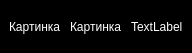
<?xml version="1.0" encoding="UTF-8"?>
<ui version="4.0">
 <class>Info</class>
 <widget class="QWidget" name="Info">
  <property name="geometry">
   <rect>
    <x>0</x>
    <y>0</y>
    <width>400</width>
    <height>300</height>
   </rect>
  </property>
  <property name="sizePolicy">
   <sizepolicy hsizetype="Preferred" vsizetype="Preferred">
    <horstretch>0</horstretch>
    <verstretch>0</verstretch>
   </sizepolicy>
  </property>
  <property name="palette">
   <palette>
    <active>
     <colorrole role="WindowText">
      <brush brushstyle="SolidPattern">
       <color alpha="255">
        <red>255</red>
        <green>255</green>
        <blue>255</blue>
       </color>
      </brush>
     </colorrole>
     <colorrole role="Button">
      <brush brushstyle="SolidPattern">
       <color alpha="255">
        <red>0</red>
        <green>0</green>
        <blue>0</blue>
       </color>
      </brush>
     </colorrole>
     <colorrole role="Light">
      <brush brushstyle="SolidPattern">
       <color alpha="255">
        <red>0</red>
        <green>0</green>
        <blue>0</blue>
       </color>
      </brush>
     </colorrole>
     <colorrole role="Text">
      <brush brushstyle="SolidPattern">
       <color alpha="255">
        <red>255</red>
        <green>85</green>
        <blue>255</blue>
       </color>
      </brush>
     </colorrole>
     <colorrole role="Base">
      <brush brushstyle="SolidPattern">
       <color alpha="255">
        <red>0</red>
        <green>0</green>
        <blue>0</blue>
       </color>
      </brush>
     </colorrole>
     <colorrole role="Window">
      <brush brushstyle="SolidPattern">
       <color alpha="255">
        <red>0</red>
        <green>0</green>
        <blue>0</blue>
       </color>
      </brush>
     </colorrole>
     <colorrole role="Highlight">
      <brush brushstyle="SolidPattern">
       <color alpha="255">
        <red>0</red>
        <green>0</green>
        <blue>0</blue>
       </color>
      </brush>
     </colorrole>
     <colorrole role="HighlightedText">
      <brush brushstyle="SolidPattern">
       <color alpha="255">
        <red>0</red>
        <green>0</green>
        <blue>0</blue>
       </color>
      </brush>
     </colorrole>
     <colorrole role="PlaceholderText">
      <brush brushstyle="SolidPattern">
       <color alpha="128">
        <red>0</red>
        <green>0</green>
        <blue>0</blue>
       </color>
      </brush>
     </colorrole>
    </active>
    <inactive>
     <colorrole role="WindowText">
      <brush brushstyle="SolidPattern">
       <color alpha="255">
        <red>255</red>
        <green>255</green>
        <blue>255</blue>
       </color>
      </brush>
     </colorrole>
     <colorrole role="Button">
      <brush brushstyle="SolidPattern">
       <color alpha="255">
        <red>0</red>
        <green>0</green>
        <blue>0</blue>
       </color>
      </brush>
     </colorrole>
     <colorrole role="Light">
      <brush brushstyle="SolidPattern">
       <color alpha="255">
        <red>0</red>
        <green>0</green>
        <blue>0</blue>
       </color>
      </brush>
     </colorrole>
     <colorrole role="Text">
      <brush brushstyle="SolidPattern">
       <color alpha="255">
        <red>255</red>
        <green>85</green>
        <blue>255</blue>
       </color>
      </brush>
     </colorrole>
     <colorrole role="Base">
      <brush brushstyle="SolidPattern">
       <color alpha="255">
        <red>0</red>
        <green>0</green>
        <blue>0</blue>
       </color>
      </brush>
     </colorrole>
     <colorrole role="Window">
      <brush brushstyle="SolidPattern">
       <color alpha="255">
        <red>0</red>
        <green>0</green>
        <blue>0</blue>
       </color>
      </brush>
     </colorrole>
     <colorrole role="Highlight">
      <brush brushstyle="SolidPattern">
       <color alpha="255">
        <red>0</red>
        <green>0</green>
        <blue>0</blue>
       </color>
      </brush>
     </colorrole>
     <colorrole role="HighlightedText">
      <brush brushstyle="SolidPattern">
       <color alpha="255">
        <red>0</red>
        <green>0</green>
        <blue>0</blue>
       </color>
      </brush>
     </colorrole>
     <colorrole role="PlaceholderText">
      <brush brushstyle="SolidPattern">
       <color alpha="128">
        <red>0</red>
        <green>0</green>
        <blue>0</blue>
       </color>
      </brush>
     </colorrole>
    </inactive>
    <disabled>
     <colorrole role="WindowText">
      <brush brushstyle="SolidPattern">
       <color alpha="255">
        <red>120</red>
        <green>120</green>
        <blue>120</blue>
       </color>
      </brush>
     </colorrole>
     <colorrole role="Button">
      <brush brushstyle="SolidPattern">
       <color alpha="255">
        <red>0</red>
        <green>0</green>
        <blue>0</blue>
       </color>
      </brush>
     </colorrole>
     <colorrole role="Light">
      <brush brushstyle="SolidPattern">
       <color alpha="255">
        <red>0</red>
        <green>0</green>
        <blue>0</blue>
       </color>
      </brush>
     </colorrole>
     <colorrole role="Text">
      <brush brushstyle="SolidPattern">
       <color alpha="255">
        <red>120</red>
        <green>120</green>
        <blue>120</blue>
       </color>
      </brush>
     </colorrole>
     <colorrole role="Base">
      <brush brushstyle="SolidPattern">
       <color alpha="255">
        <red>0</red>
        <green>0</green>
        <blue>0</blue>
       </color>
      </brush>
     </colorrole>
     <colorrole role="Window">
      <brush brushstyle="SolidPattern">
       <color alpha="255">
        <red>0</red>
        <green>0</green>
        <blue>0</blue>
       </color>
      </brush>
     </colorrole>
     <colorrole role="Highlight">
      <brush brushstyle="SolidPattern">
       <color alpha="255">
        <red>0</red>
        <green>120</green>
        <blue>215</blue>
       </color>
      </brush>
     </colorrole>
     <colorrole role="HighlightedText">
      <brush brushstyle="SolidPattern">
       <color alpha="255">
        <red>0</red>
        <green>0</green>
        <blue>0</blue>
       </color>
      </brush>
     </colorrole>
     <colorrole role="PlaceholderText">
      <brush brushstyle="SolidPattern">
       <color alpha="128">
        <red>0</red>
        <green>0</green>
        <blue>0</blue>
       </color>
      </brush>
     </colorrole>
    </disabled>
   </palette>
  </property>
  <property name="windowTitle">
   <string>Form</string>
  </property>
  <layout class="QHBoxLayout" name="horizontalLayout">
   <property name="spacing">
    <number>9</number>
   </property>
   <property name="sizeConstraint">
    <enum>QLayout::SetFixedSize</enum>
   </property>
   <property name="leftMargin">
    <number>9</number>
   </property>
   <property name="topMargin">
    <number>9</number>
   </property>
   <property name="rightMargin">
    <number>9</number>
   </property>
   <property name="bottomMargin">
    <number>9</number>
   </property>
   <item>
    <widget class="ButtonImage" name="labelPlay">
     <property name="sizePolicy">
      <sizepolicy hsizetype="Maximum" vsizetype="Maximum">
       <horstretch>0</horstretch>
       <verstretch>0</verstretch>
      </sizepolicy>
     </property>
     <property name="minimumSize">
      <size>
       <width>35</width>
       <height>35</height>
      </size>
     </property>
     <property name="cursor">
      <cursorShape>PointingHandCursor</cursorShape>
     </property>
     <property name="text">
      <string>Картинка</string>
     </property>
     <property name="scaledContents">
      <bool>true</bool>
     </property>
    </widget>
   </item>
   <item>
    <widget class="ButtonImage" name="labelPause">
     <property name="sizePolicy">
      <sizepolicy hsizetype="Maximum" vsizetype="Maximum">
       <horstretch>0</horstretch>
       <verstretch>0</verstretch>
      </sizepolicy>
     </property>
     <property name="minimumSize">
      <size>
       <width>35</width>
       <height>35</height>
      </size>
     </property>
     <property name="whatsThis">
      <string>Пауза</string>
     </property>
     <property name="text">
      <string>Картинка</string>
     </property>
     <property name="scaledContents">
      <bool>true</bool>
     </property>
    </widget>
   </item>
   <item>
    <widget class="QLabel" name="label">
     <property name="sizePolicy">
      <sizepolicy hsizetype="Preferred" vsizetype="Preferred">
       <horstretch>0</horstretch>
       <verstretch>0</verstretch>
      </sizepolicy>
     </property>
     <property name="text">
      <string>TextLabel</string>
     </property>
     <property name="wordWrap">
      <bool>true</bool>
     </property>
    </widget>
   </item>
  </layout>
 </widget>
 <customwidgets>
  <customwidget>
   <class>ButtonImage</class>
   <extends>QLabel</extends>
   <header>buttonimage.h</header>
  </customwidget>
 </customwidgets>
 <resources/>
 <connections/>
</ui>
